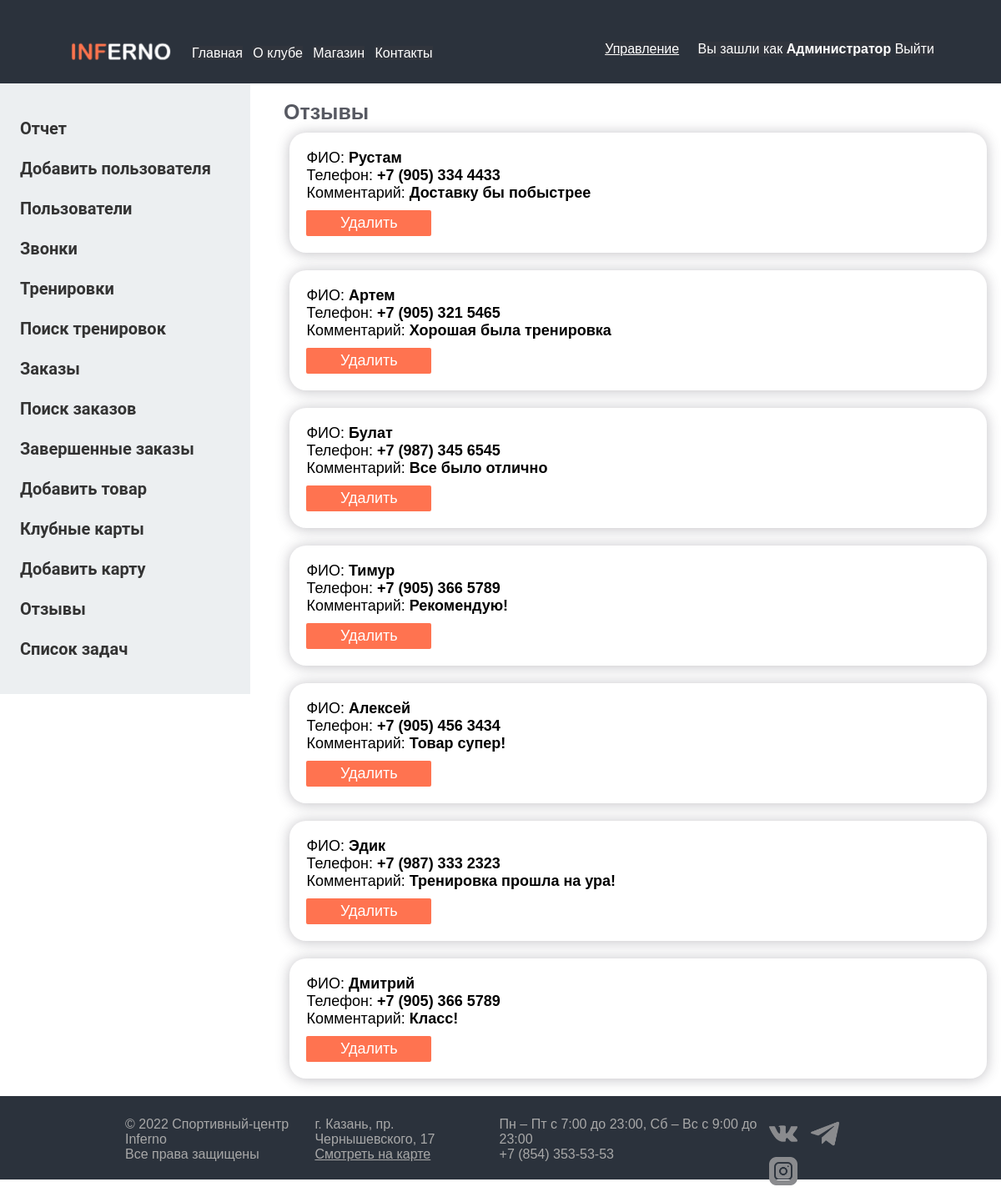
/admin-reviews.php (signed in), run on the app's committed database.
### tables this page shows
CREATE TABLE `reviews` (
  `id` int(11) NOT NULL,
  `name` varchar(255) NOT NULL,
  `phone` varchar(255) NOT NULL,
  `comment` varchar(255) NOT NULL
);

### admin-reviews.php (the view, shortened to what this page needs)
<?php session_start();
	$host = 'localhost';
	$user = 'root';
	$password = '';
	$db_name = 'inferno';
	$link = mysqli_connect($host, $user, $password, $db_name);
	mysqli_query($link, "SET NAMES 'utf8'");
?>
<?php require_once('header.php'); ?>
<?php require_once('header-admin.php'); ?>
	<div class="cent" id="glav">
	<h1 class="zagl">Отзывы</h1>
		<div class="row">
			<?php
			$result=mysqli_query($link, "SELECT * FROM Reviews") or die(mysqli_error($link));
				while($row = mysqli_fetch_array($result)){
				$id=$row['id'];
				$name=$row['name'];
				$phone=$row['phone'];
				$comment=$row['comment'];
				echo "<div class='userindivid'>
				<div class='zayavka2'>
				<p> ФИО: <b>$name</b></p>
				<p> Телефон: <b>$phone</b></p>
				<p> Комментарий: <b>$comment</b></p>
				<form method='POST'>
				<input style='display:none;' name='id' value='$id' required />
					<input class='button bt12' name='del' type='submit' value='Удалить'>
				</form>
				</div></div><br>";
				}
			?>
		</div>
	</div>
<?php require_once('footer.php') ?>

### css/style.css (style rules this page uses)
* { font-family: "Montserrat", sans-serif; margin: 0; padding: 0; box-sizing: border-box; }
html, body { height: 100%; }
.bt12 { width: 150px; margin-top: 10px; border: 2px solid #ff7350; color: white; font-size: 18px; padding: 3px; background-color: #ff7350; border-radius: 2px; }
.cent { margin-left: 330px; font-size: 18px; }
.zagl { color: #575962;; font-size: 25px; margin: 10px; }
.userindivid { box-shadow: 0px 1px 15px 1px rgb(69 65 78 / 30%); margin-left: 2%; margin-right: 2%; border-radius: 20px; padding: 20px; }

### data on the page
reviews: name "Рустам", phone "+7 (905) 334 4433", comment "Доставку бы побыстрее"
reviews: name "Артем", phone "+7 (905) 321 5465", comment "Хорошая была тренировка"
reviews: name "Булат", phone "+7 (987) 345 6545", comment "Все было отлично"
reviews: name "Тимур", phone "+7 (905) 366 5789", comment "Рекомендую!"
reviews: name "Алексей", phone "+7 (905) 456 3434", comment "Товар супер!"
reviews: name "Эдик", phone "+7 (987) 333 2323", comment "Тренировка прошла на ура!"
reviews: name "Дмитрий", phone "+7 (905) 366 5789", comment "Класс!"

### other printed values
$_SESSION['name'] "Администратор"
